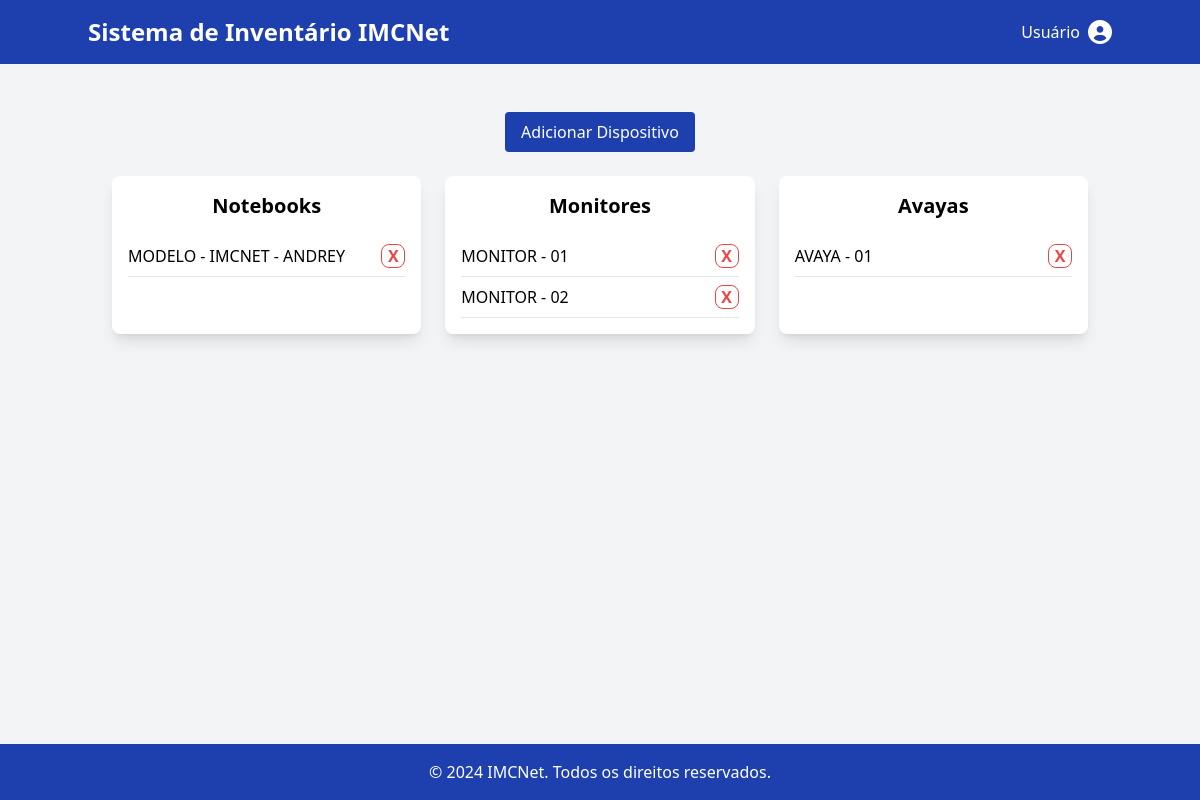
The page /inventory/ (signed in) on the database as committed earlier.
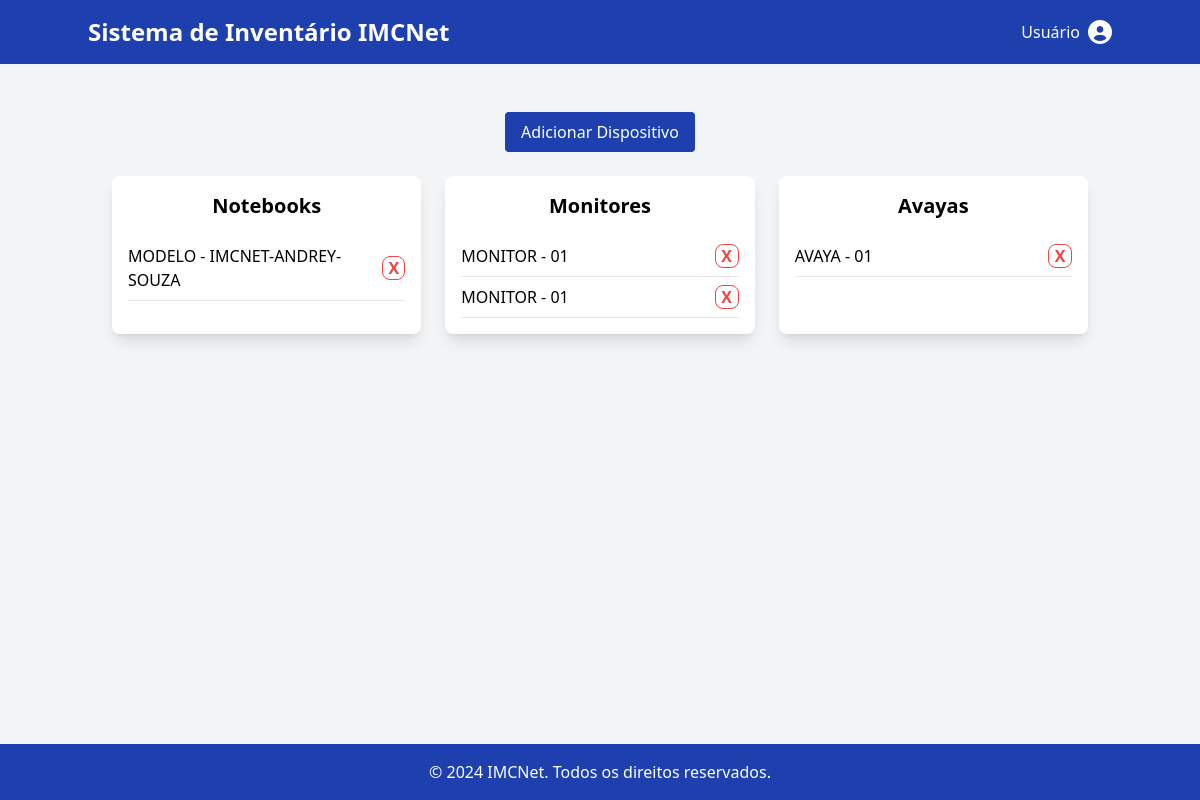
The same page on the database as committed later.
### inventory/models.py (models this page shows, shortened)
class Categoria(models.Model):
    nome = models.CharField(max_length=100, unique=True)

class Dispositivo(models.Model):
    nome = models.CharField(max_length=100)
    categoria = models.ForeignKey(Categoria, on_delete=models.CASCADE, related_name="dispositivos")

### inventory/views.py (the view, shortened to what this page needs)
# urls.py: path('', views.home, name="home"),
@login_required(login_url='/login/')
def home(request):
    categorias = Categoria.objects.prefetch_related('dispositivos').all()
    context = {'categorias': categorias}
    return render(request, 'home.html', context)

### inventory/templates/home.html (shortened to what this page needs)
{% extends "base.html" %}
{% block content %}
<div class="container mx-auto p-6">
    <div class="flex justify-center mb-6" x-data="{ open: false }">
        <button @click="open = true" class="bg-blue-800 text-white px-4 py-2 rounded hover:bg-blue-600">Adicionar Dispositivo</button>
    </div>
    <div class="grid grid-cols-3 gap-6">
        {% for categoria in categorias %}
        <div class="bg-white shadow-lg rounded-lg p-4">
            <h2 class="text-xl font-semibold mb-4 text-center">{{ categoria.nome }}</h2>
            <ul>
                {% for dispositivo in categoria.dispositivos.all %}
                <li class="flex justify-between items-center border-b py-2">
                    <span>{{ dispositivo.nome }}</span>
                    <a href="{% url 'remover_dispositivo' dispositivo.id %}"
                    class="text-red-500 hover:text-red-700 font-bold border border-red-500 rounded-lg w-6 h-6 flex items-center justify-center transform hover:scale-110 transition-transform duration-200 z-10">
                    X
                 </a>
                </li>
                {% endfor %}
            </ul>
        </div>
        {% endfor %}
    </div>
</div>
{% endblock %}

### templates/base.html (shortened to what this page needs)
<!DOCTYPE html>
{% load static %}
{% now "Y" as year %}
<html lang="pt-br">
<head>
    <script src="https://cdn.tailwindcss.com"></script>
    <link href="https://cdnjs.cloudflare.com/ajax/libs/font-awesome/6.0.0-beta3/css/all.min.css" rel="stylesheet">
</head>
<body class="bg-gray-100 font-sans leading-normal tracking-normal flex flex-col min-h-screen">
    <header class="bg-blue-800 p-4 text-white">
        <div class="container mx-auto flex justify-between items-center">
            <h1 class="text-2xl font-semibold">Sistema de Inventário IMCNet</h1>
            {% if user.is_authenticated %}
                <div class="relative" x-data="{ open: false }">
                    <button @click="open = !open" class="focus:outline-none flex items-center space-x-2">
                        <span class="font-medium">
                            {{ user.userprofile.nome_completo|default:"Usuário" }}
                        </span>
                        <i class="fas fa-user-circle text-2xl"></i>
                    </button>
                </div>
            {% else %}
                <a href="/login/" class="text-white font-semibold hover:underline">Login</a>
            {% endif %}
        </div>
    </header>
    <main class="flex-grow py-6">
        <div class="container mx-auto">
            {% block content %}{% endblock %}
        </div>
    </main>
    <footer class="bg-blue-800 p-4 text-white text-center mt-auto">
        <p>&copy; 2024 IMCNet. Todos os direitos reservados.</p>
    </footer>
</body>
</html>

Rows that differ between the two databases and show on the page:
removed Dispositivo: nome "MODELO - IMCNET - ANDREY", shown under Categoria "Notebooks"
removed Dispositivo: nome "MONITOR - 02", shown under Categoria "Monitores"
added Dispositivo: nome "MODELO - IMCNET-ANDREY-SOUZA", shown under Categoria "Notebooks"
added Dispositivo: nome "MONITOR - 01", shown under Categoria "Monitores"
